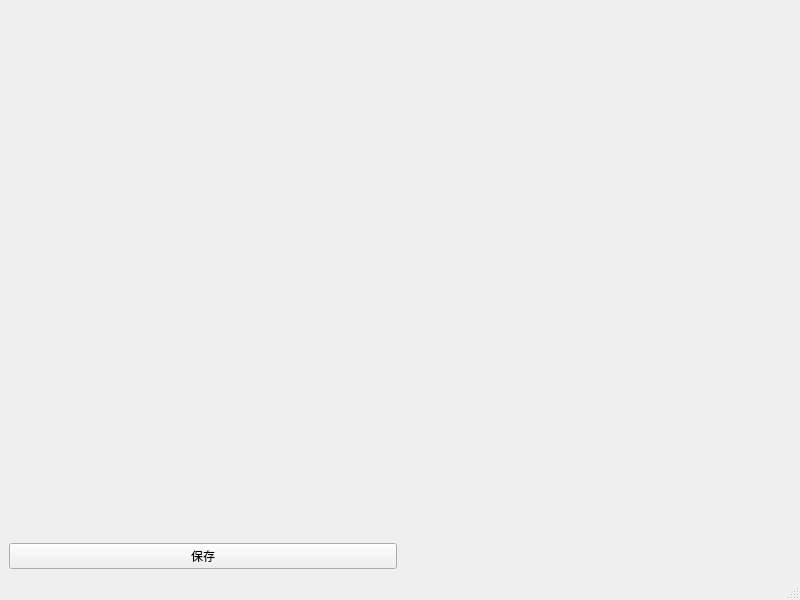
<?xml version="1.0" encoding="UTF-8"?>
<ui version="4.0">
 <class>MainWindow</class>
 <widget class="QMainWindow" name="MainWindow">
  <property name="geometry">
   <rect>
    <x>0</x>
    <y>0</y>
    <width>800</width>
    <height>600</height>
   </rect>
  </property>
  <property name="windowTitle">
   <string>MainWindow</string>
  </property>
  <widget class="QWidget" name="centralwidget">
   <layout class="QHBoxLayout" name="horizontalLayout" stretch="1,1">
    <item>
     <layout class="QVBoxLayout" name="verticalLayout">
      <property name="leftMargin">
       <number>0</number>
      </property>
      <item>
       <widget class="TimelineWidget" name="widget" native="true">
        <layout class="QHBoxLayout" name="horizontalLayout_2"/>
       </widget>
      </item>
      <item>
       <widget class="QPushButton" name="pushButton">
        <property name="focusPolicy">
         <enum>Qt::NoFocus</enum>
        </property>
        <property name="text">
         <string>保存</string>
        </property>
       </widget>
      </item>
     </layout>
    </item>
    <item>
     <widget class="MyDragWidget" name="widget_b" native="true"/>
    </item>
   </layout>
  </widget>
  <widget class="QMenuBar" name="menubar">
   <property name="geometry">
    <rect>
     <x>0</x>
     <y>0</y>
     <width>800</width>
     <height>21</height>
    </rect>
   </property>
  </widget>
  <widget class="QStatusBar" name="statusbar"/>
 </widget>
 <customwidgets>
  <customwidget>
   <class>TimelineWidget</class>
   <extends>QWidget</extends>
   <header location="global">timelinewidget.h</header>
   <container>1</container>
  </customwidget>
  <customwidget>
   <class>MyDragWidget</class>
   <extends>QWidget</extends>
   <header>mydragwidget.h</header>
   <container>1</container>
  </customwidget>
 </customwidgets>
 <resources/>
 <connections/>
</ui>
